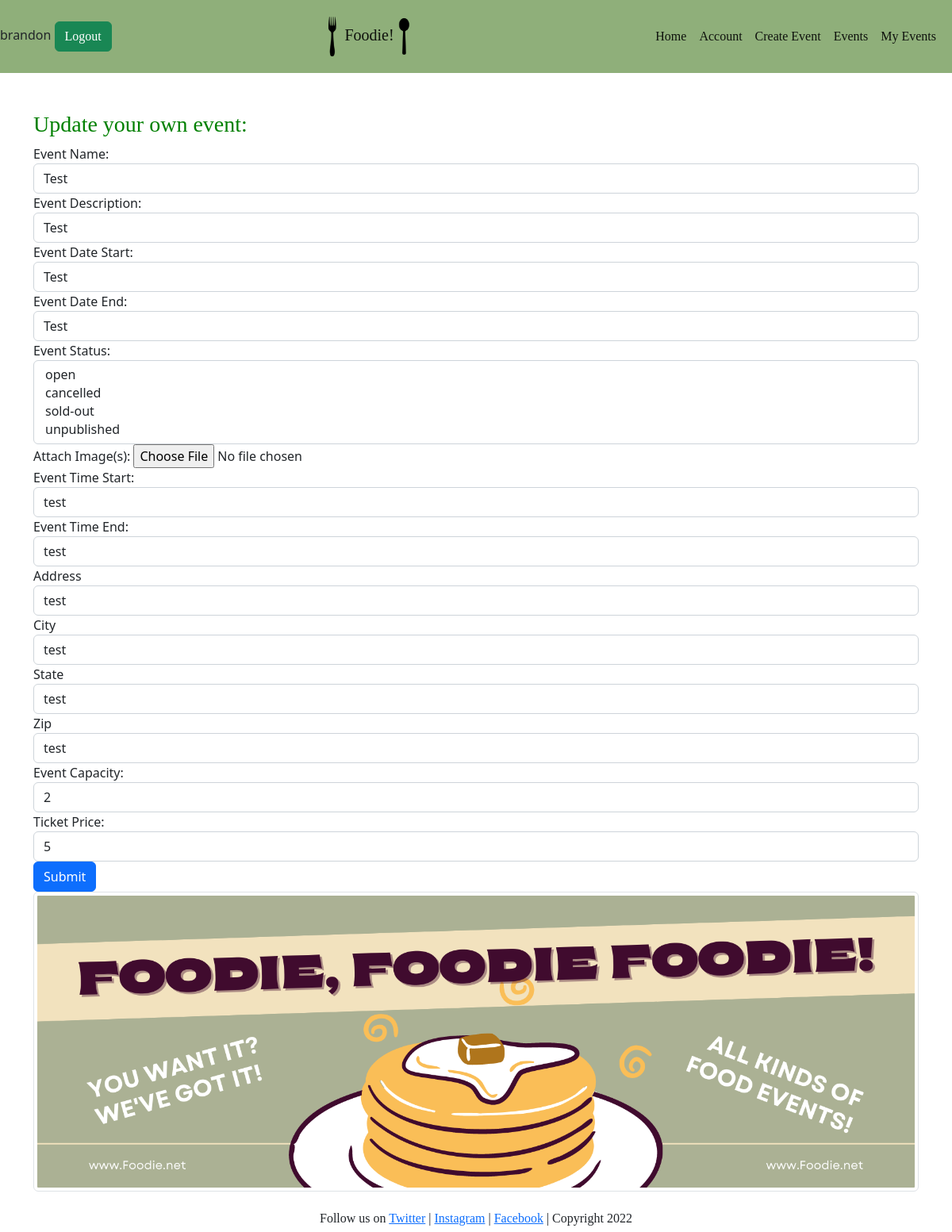
The page /events/update/1/ (signed in) on the database as committed earlier.
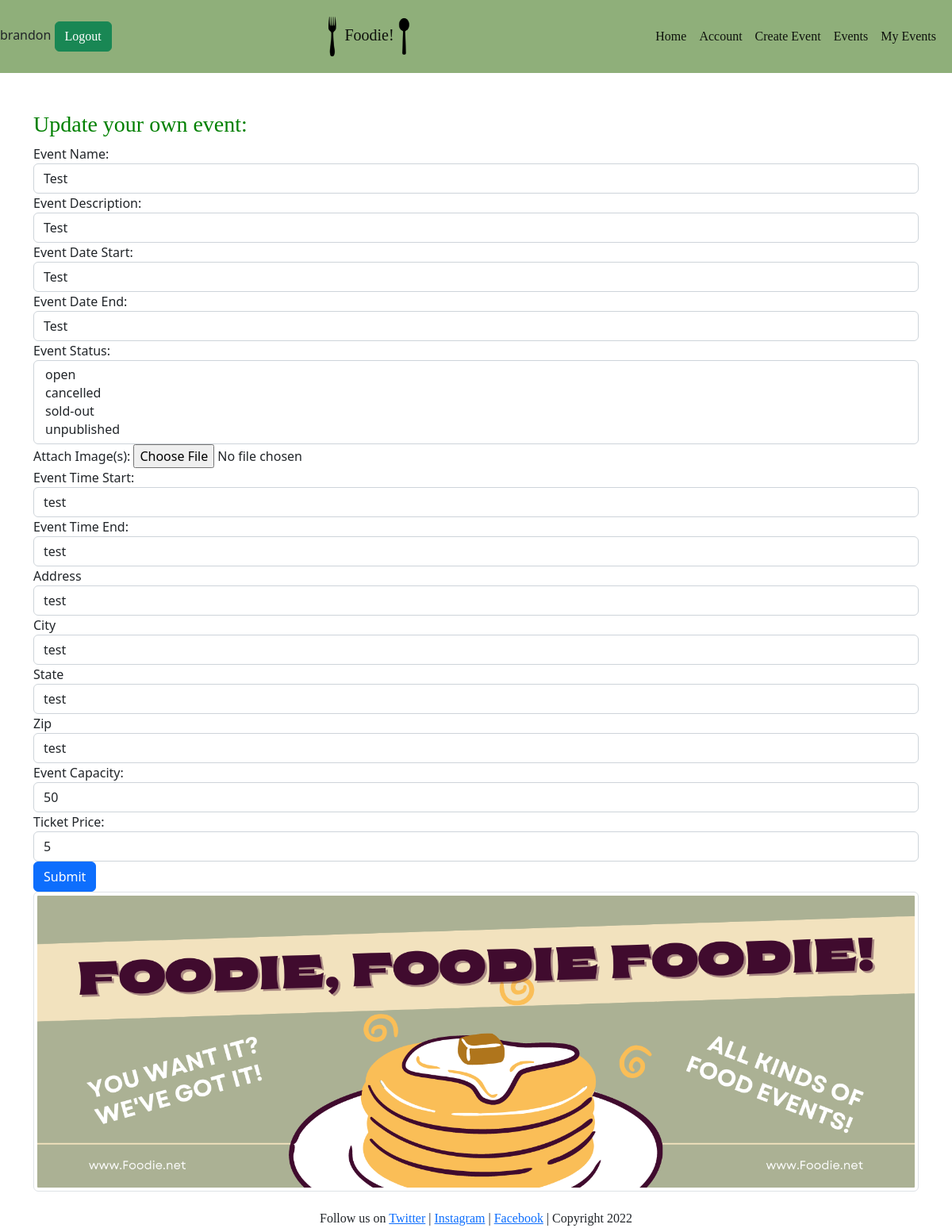
The same page on the database as committed later.
### models.py (models this page shows, shortened)
class Event(db.Model):
    __tablename__ = 'events'
    id = db.Column(db.Integer, primary_key=True)
    owner_id = db.Column(db.Integer, db.ForeignKey('users.id'))
    name = db.Column(db.String(100))
    status = db.Column(db.Integer)
    description = db.Column(db.String(1000))
    date_start = db.Column(db.String(20))
    date_end = db.Column(db.String(20))
    image = db.Column(db.String(400))
    time_start = db.Column(db.String(10))
    time_end = db.Column(db.String(10))
    address = db.Column(db.String(100))
    city = db.Column(db.String(50))
    state = db.Column(db.String(50))
    zip = db.Column(db.String(6))
    capacity = db.Column(db.Integer)
    ticket_price = db.Column(db.Integer)
    reviews = db.relationship('Review', backref='event')
    def getStatus(self):
        if(self.status == 1):
            return "open"
        elif(self.status == 2):
            return "unpublished"
        elif(self.status == 3):
            return "sold-out"
        elif(self.status == 4):
            return "cancelled"

### events.py (the view, shortened to what this page needs)
@bp.route("/update/<id>/", methods=['GET', 'POST'])
@login_required
def update_event(id):
    event_to_update = Event.query.get_or_404(id)
    update_form = CreateEventForm()
    event_form = CreateEventForm()
    update_form.name.data = event_to_update.name
    update_form.description.data = event_to_update.description
    update_form.date_start.data = event_to_update.date_start
    update_form.date_end.data = event_to_update.date_end
    update_form.image = getImageData(event_to_update.image)
    update_form.status = [Event.getStatus(event_to_update)]
    update_form.time_start.data = event_to_update.time_start
    update_form.time_end.data = event_to_update.time_end
    update_form.address.data = event_to_update.address
    update_form.city.data = event_to_update.city
    update_form.state.data = event_to_update.state
    update_form.zip.data = event_to_update.zip
    update_form.capacity.data = event_to_update.capacity
    update_form.ticket_price.data = event_to_update.ticket_price
    return render_template('update.html', form=update_form)

### __init__.py (called while the page is built)
def create_app():
    app=Flask(__name__)
    app.debug=True
    app.secret_key='thisisasecretkey122'
    app.config['SQLALCHEMY_DATABASE_URI']='sqlite:///storage.db'
    db.init_app(app)
    bootstrap = Bootstrap4(app)
    login_manager = LoginManager()
    login_manager.login_view='auth.login'
    login_manager.init_app(app)
    from .models import User
    @login_manager.user_loader
    def load_user(user_id):
        return User.query.get(int(user_id))
    from .views import mainbp
    app.register_blueprint(mainbp)
    from .auth import bp
    app.register_blueprint(bp)
    from . import events
    app.register_blueprint(events.bp)
    @app.errorhandler(404)
    def not_found(e):
        return render_template('error.html'),404
    @app.errorhandler(500)
    def internal_error(e):
        return render_template('error.html'),500
    return app

### events.py (called while the page is built)
def getImageData(filePath):
    BASE_PATH = os.path.dirname(__file__)
    image_path = os.path.join(
        BASE_PATH, filePath
    )
    return image_path

### templates/update.html (shortened to what this page needs)
{% extends "base.html" %}
{% import "bootstrap/form.html" as wtf %}
{% block content %}
<div class="container">
    <div class="rom mt-5">
        <div class="col-md-12">
            <h3>Update your own event:</h3>
            {{wtf.render_form(form)}}
        </div>
    </div>
</div>
{% endblock %}

Rows that differ between the two databases and show on the page:
changed Event "Test": capacity "2" → "50"
